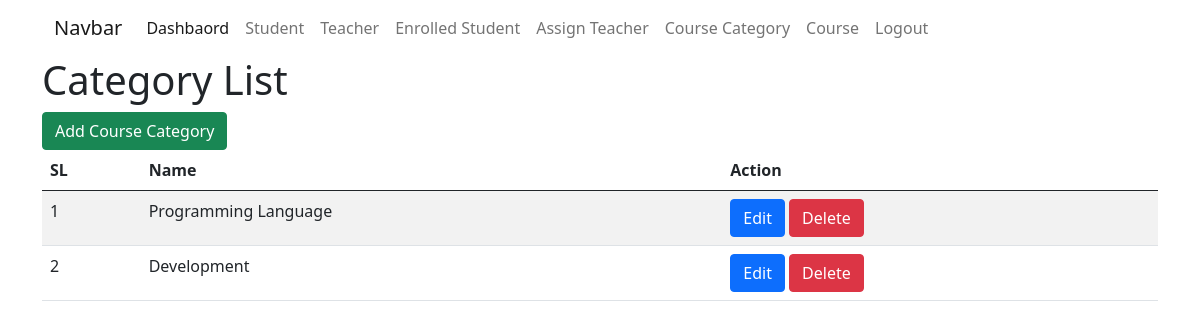
Screenshot of /course-category/ (signed in) with the database file from the repository.
### courses/models.py (models this page shows, shortened)
class CourseCategoryModel(models.Model):
    name = models.CharField(max_length=40)

### courses/views.py (the view)
# urls.py: path('course-category/', course_category_list, name='course_category_list'),
def course_category_list(request):
    course_category_data = CourseCategoryModel.objects.all()
    context = {
        'course_category_data': course_category_data
    }
    return render(request, 'course-category-list.html',context)

### courses/templates/course-category-list.html (shortened to what this page needs)
{% extends 'master/base.html' %}
{% block body %}
    <h1>Category List</h1>
    <a href="{% url 'add_category' %}" class="btn btn-success">Add Course Category</a>
    <table class="table table-striped">
        <thead>
            <tr>
                <th>SL</th>
                <th>Name</th>
                <th>Action</th>
            </tr>
        </thead>
        <tbody>
            {% for data in course_category_data %}
            <tr>
                <td>{{forloop.counter}}</td>
                <td>{{data.name}}</td>
                <td>
                    <a href="{% url 'edit_category' data.id %}" class="btn btn-primary">Edit</a>
                    <a href="{% url 'delete_category' data.id %}" class="btn btn-danger">Delete</a>
                </td>
            </tr>
            {% endfor %}
        </tbody>
    </table>
{% endblock body %}

### rows the page displays
CourseCategoryModel: name "Programming Language"
CourseCategoryModel: name "Development"
